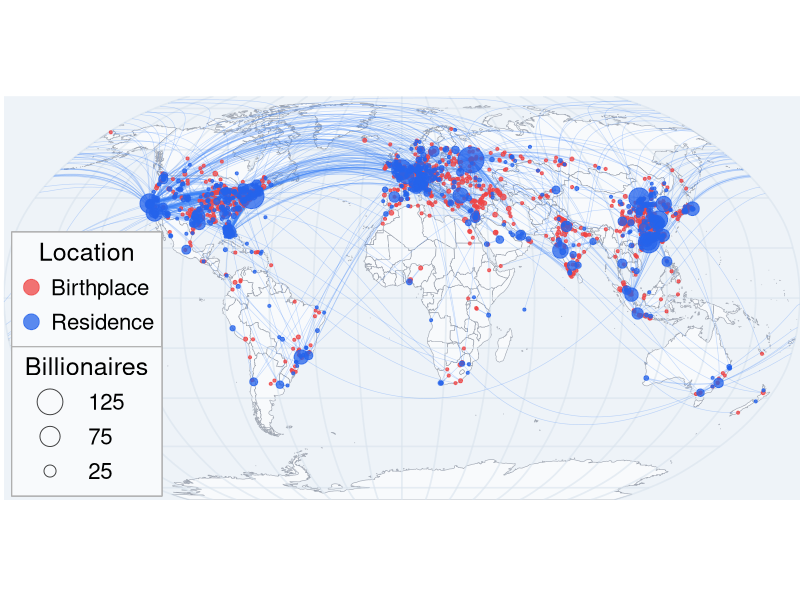

This figure's R source:
# Author: Wesley Stubenbord
# Description: Produces a static visualization of global migration flows from 
# birth to last-known residence (2010-2025) for a subset of billionaires in PDF 
# format.

library(tidyverse) 
library(sf) 
library(geosphere) 
library(rnaturalearth) 
library(here)

# ---- Load data ---- 
df <- read_csv(here("data","migration_map.csv"))


# ---- Flow and city aggregates ---- 
# Calculate migration flows, exclude stationary moves
flows <- df %>% 
  count(birth, res, birth.lat, birth.long, res.lat, res.long, name = "n") %>% 
  filter(birth != res) 

#Calculate totals by residence and birth
cities_by_res <- df %>% 
  count(res, res.lat, res.long, name = "n") %>%
  rename(lat = "res.lat", long = "res.long", city = "res") %>%
  mutate(type = "Residence")

cities_by_birth <- df %>% 
  count(birth, birth.lat, birth.long, name = "n") %>%
  rename(lat = "birth.lat", long = "birth.long", city = "birth") %>%
  anti_join(cities_by_res, by = c('city')) %>%  # Remove cities which are also residence places
  mutate(type = "Birthplace")

cities <- bind_rows(cities_by_res, 
                    cities_by_birth)

rm(cities_by_birth, cities_by_res)


# ---- Create arcs for migration flow ---- 
make_gc <- function(lon1, lat1, lon2, lat2, n = 75) { 
  obj <- gcIntermediate(c(lon1, lat1), c(lon2, lat2), 
                        n = n, addStartEnd = TRUE, breakAtDateLine = TRUE) 
  if (is.list(obj)) {st_multilinestring(lapply(obj, as.matrix))} 
  else {st_linestring(as.matrix(obj))} 
}

sf_arcs <- flows %>% 
  rowwise() %>% 
  mutate(geometry = list(make_gc(birth.long, birth.lat, res.long, res.lat))) %>% 
  ungroup() %>% 
  st_as_sf(crs = 4326) 


# ---- Basemap ---- 
# Set globe projection as Robinson projection 
crs_proj <- "ESRI:54030" 

land <- ne_countries(scale = 50, returnclass = "sf") 
grat <- st_graticule(lat = seq(-80, 80, 20), lon = seq(-180, 180, 20)) 

# Convert coordinates for Robinson projection 
land_p <- st_transform(land, crs_proj) 
grat_p <- st_transform(grat, crs_proj) 
cities_p <- st_as_sf(cities, coords = c('long', 'lat'), crs = 4326) %>%
  st_transform(crs_proj) %>%
  arrange(factor(type, levels = c("Birthplace", "Residence")))  
arcs_p <- st_transform(sf_arcs, crs_proj)


# ---- Set plot colors ---- 
col_birth <- "#ef4444" 
col_res <- "#2563eb" 
col_arc <- "#3b82f6" 
col_land <- "#f8fafc" 
col_ocean <- "#eef3f8" 
col_border <- "#9ca3af" 
col_grat <- "#d9e2ec" 


# ---- Plot ---- 
p <- ggplot() + 
  geom_sf(data = land_p, fill = col_land, color = col_border, linewidth = 0.2, 
          show.legend = FALSE) + 
  geom_sf(data = grat_p, color = col_grat, linewidth = 0.6, alpha = 0.6, 
          show.legend = FALSE) + 
  geom_sf(data = arcs_p, aes(color = "Migration path", linewidth = n * 0.2), 
          alpha = 0.3, show.legend = FALSE) + 
  scale_linewidth_identity() + 
  geom_sf(data = cities_p, aes(color = type, size = n), alpha = 0.75) + 
  scale_size_area(max_size = 8.5,
                  name = "Billionaires",
                  breaks = c(125, 75, 25),
                  labels = c("125     ", "75      ", "25      ")) +  # An unfortunate work-around to label justifications
  scale_color_manual(name = "Location", 
                     values = c("Birthplace" = col_birth, 
                                "Residence" = col_res, 
                                "Migration path" = col_arc), 
                     breaks = c("Birthplace", "Residence")) +
  coord_sf(crs = crs_proj, expand = FALSE, clip = "on") +
  guides(color = guide_legend(override.aes = c(size = 5)),
         size = guide_legend(override.aes = c(shape = 21),
                             keywidth = unit(0.613, 'in'),
                             label.hjust = 0,
                             label.position = "right")) +
  theme(panel.background = element_rect(fill = col_ocean, color = NA), 
        plot.background = element_rect(fill = "white", color = NA), 
        panel.grid = element_blank(), 
        legend.position = c(0.01, 0.01),
        legend.background = element_rect(fill = col_land, color = "grey70", 
                                         linewidth = 0.4), 
        legend.box.background = element_rect(color = "grey60", linewidth = 0.5, 
                                             fill = col_land),
        legend.key = element_rect(fill = col_land, color = NA), 
        legend.title = element_text(size = 18, hjust = 0.5, 
                                    margin = margin(b = 4.5), family = "Helvetica"), 
        legend.text = element_text(size = 16, family = "Helvetica"),
        legend.direction = "vertical", 
        legend.key.height = unit(25, "pt"),
        legend.spacing = unit(0, "pt"),
        legend.justification = c("left", "bottom"), 
        axis.text = element_blank(), 
        axis.ticks = element_blank(), 
        axis.title = element_blank(), 
        plot.margin = margin(0, 0, 0, 0)) 


# ---- Save ---- 
ggsave(here("figures", "figure1.pdf"), 
       plot = p, 
       device = cairo_pdf, 
       width = 16, 
       height = 8, 
       units = "in")
